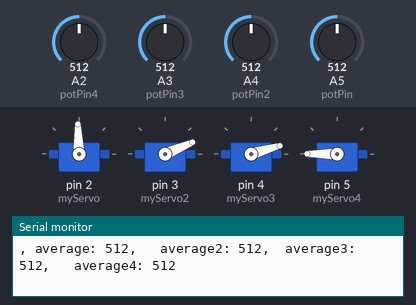
Bench run of a sketch on a simulated Arduino Uno, built with avr-gcc and run on an emulated ATmega328P. Parts: 4 × servo, the last lines printed to the serial monitor. The test bench sets the inputs (shaded band); at power-on: A3 (potPin3) = 512, A5 (potPin) = 512, A4 (potPin2) = 512, A2 (potPin4) = 512.

Above: at 1.2 s.
1.3 s: A3 (potPin3) set to 118
4.3 s: A3 (potPin3) set to 98
At 5.8 s:
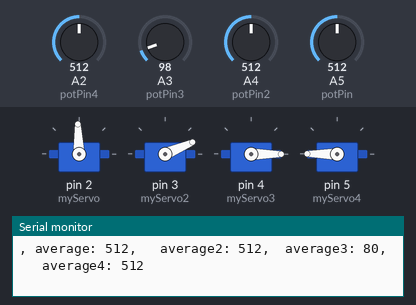
6.1 s: A5 (potPin) set to 116
9.1 s: A5 (potPin) set to 102
At 10.6 s:
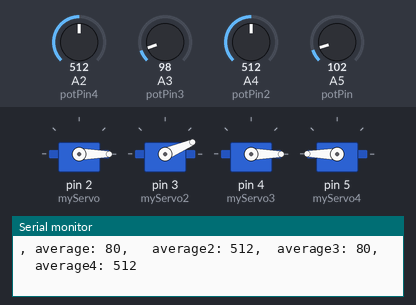
10.9 s: A4 (potPin2) set to 716
At 12.8 s:
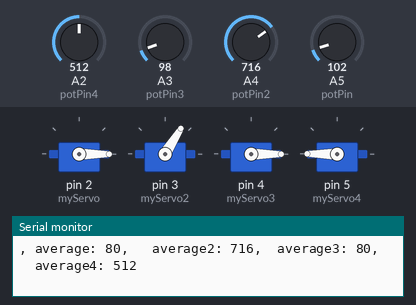
13.9 s: A2 (potPin4) set to 126
16.9 s: A2 (potPin4) set to 113
At 18.1 s:
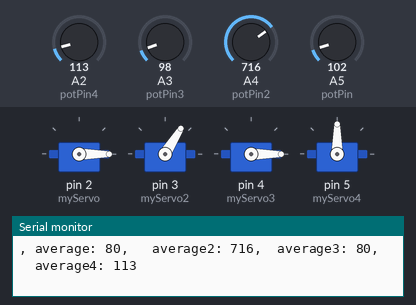
Timing chart, 0 to 19.8 s (numbered marks = the images above; inputs shaded):
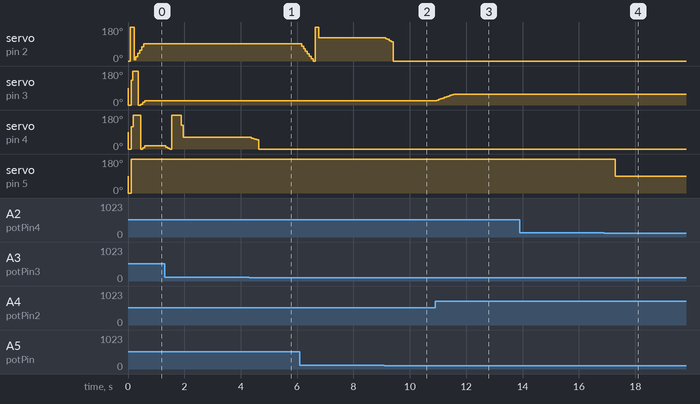

Measured:
- the behaviour switches between 110 and 109 on A3 (potPin3) (found by bisection; images 0 and 1)
- the behaviour switches between 110 and 109 on A5 (potPin) (found by bisection; images 1 and 2)
- the behaviour switches between 119 and 118 on A2 (potPin4) (found by bisection; images 3 and 4)
- after the input at 4.3 s, servo on pin 4 (myServo3): moves from 62° to 0° over 0.27 s, starting after 0.07 s
- after the input at 9.1 s, servo on pin 2 (myServo): moves from 124° to 0° over 0.27 s, starting at once
- after the input at 10.9 s, servo on pin 3 (myServo2): moves from 23° to 58° over 0.60 s, starting after 0.06 s
- after the input at 16.9 s, servo on pin 5 (myServo4): 180° → 90° after 0.40 s

The sketch:

finalHope_0808.ino
```cpp
/*
  Controlling a servo position using a potentiometer (variable resistor)
  by Michal Rinott <http://people.interaction-ivrea.it/m.rinott>

  modified on 8 Nov 2013
  by Scott Fitzgerald
  http://www.arduino.cc/en/Tutorial/Knob
*/

#include <Servo.h>
//#define TURN_TIME 2000

Servo myServo;  // create servo object to control a servo
Servo myServo2;
Servo myServo3;
Servo myServo4;

int potPin = A5;  // analog pin used to connect the potentiometer
int potPin2 = A4;
int potPin3 = A3;
int potPin4 = A2;
int mapVal;
int mapVal2;
int mapVal3;
int mapVal4;
//int val; // variable to read the value from the analog pin
//int val2;
//int val3;
//int val4;

const int numReadings = 10;
const int numReadings2 = 10;
const int numReadings3 = 10;
const int numReadings4 = 10;

int readings[numReadings];      // the readings from the analog input
int readings2[numReadings2];
int readings3[numReadings3];
int readings4[numReadings4];

int readIndex = 0;              // the index of the current reading
int readIndex2 = 0;
int readIndex3 = 0;
int readIndex4 = 0;

int total = 0;                  // the running total
int total2 = 0;
int total3 = 0;
int total4 = 0;

int average = 0;                // the average
int average2 = 0;
int average3 = 0;
int average4 = 0;

int switch1 = 3;
//int label1 = 0
//int label2 = 1;

void setup() {
  myServo.attach(2);  // attaches the servo on pin 9 to the servo object
  myServo2.attach(3);
  myServo3.attach(4);
  myServo4.attach(5);
  // initialize serial communication with computer:
  Serial.begin(9600);
  // initialize all the readings to 0:
  for (int thisReading = 0; thisReading < numReadings; thisReading++) {
    readings[thisReading] = 0;
  }
  for (int thisReading2 = 0; thisReading2 < numReadings2; thisReading2++) {
    readings2[thisReading2] = 0;
  }
  for (int thisReading3 = 0; thisReading3 < numReadings3; thisReading3++) {
    readings3[thisReading3] = 0;
  }
  for (int thisReading4 = 0; thisReading4 < numReadings4; thisReading4++) {
    readings4[thisReading4] = 0;
  }
}
void loop() {

  // subtract the last reading:
  total = total - readings[readIndex];
  // read from the sensor:
  readings[readIndex] = analogRead(potPin);
  // add the reading to the total:
  total = total + readings[readIndex];
  // advance to the next position in the array:
  readIndex = readIndex + 1;

  // if we're at the end of the array...
  if (readIndex >= numReadings) {
    // ...wrap around to the beginning:
    readIndex = 0;
  }

  // calculate the average:
  average = total / numReadings;// send it to the computer as ASCII digits

  if (average < 110) {
    average = 80;
  }

  mapVal = map(average, 80, 132, 0, 180);
  Serial.print(", average: ");
  Serial.print(average);

  myServo.write(mapVal);
  delay(1);        // delay in between reads for stability

  total2 = total2 - readings2[readIndex2];
  readings2[readIndex2] = analogRead(potPin2);
  total2 = total2 + readings2[readIndex2];
  readIndex2 = readIndex2 + 1;

  if (readIndex2 >= numReadings2) {
    readIndex2 = 0;
  }

  average2 = total2 / numReadings2;
  if (average2 < 110) {
    average2 = 80;
  }

  mapVal2 = map(average2, 80, 180, 0, 180);
  Serial.print(",   average2: ");
  Serial.print(average2);

  myServo2.write(mapVal2);
  delay(1);

  total3 = total3 - readings3[readIndex3];
  readings3[readIndex3] = analogRead(potPin3);
  total3 = total3 + readings3[readIndex3];
  readIndex3 = readIndex3 + 1;

  if (readIndex3 >= numReadings3) {
    readIndex3 = 0;
  }

  average3 = total3 / numReadings3;
  if (average3 < 110) {
    average3 = 80;
  }

  mapVal3 = map(average3, 80, 190, 0, 180);
  Serial.print(",  average3: ");
  Serial.print(average3);

  myServo3.write(mapVal3);
  delay(1);

  total4 = total4 - readings4[readIndex4];
  readings4[readIndex4] = analogRead(potPin4);
  total4 = total4 + readings4[readIndex4];
  readIndex4 = readIndex4 + 1;

  if (readIndex4 >= numReadings4) {   //this is for capping high values for the servo so it doesn't go crazy
    readIndex4 = 0;
  }

  average4 = total4 / numReadings4;
  if (average4 <= 110) {
    myServo4.write(0);
  }

  if (average4 >= 120) {
    myServo4.write(180);
  }

  if (average4 > 111 && (average4 < 119)) {
    myServo4.write(90);
  }
  Serial.print(",   average4: ");
  Serial.println(average4);
  //Serial.println;
  /*mapVal4 = map(average4, 80, 120, 0, 172);
  Serial.print(",   average4: ");
  Serial.print(average4);
  Serial.print(", angle4: ");
  Serial.println(mapVal4);

  myServo4.write(average4);
  delay(1);
*/
  /* switch (switch1) {
    case 1:
    if (switch1 != 1) {
      if (average4 = 120) {
        myServo4.write(180);
        delay(TURN_TIME);
        myServo4.write(90);
        switch1 = 1;
      }
    }
      break;
    case 2:
    if (switch1 != 0) {
      if (average4 = 80) {
        myServo4.write(0);
        delay(TURN_TIME);
        myServo4.write(90);
        switch1 = 0;
      }
    }
      break;
    default:
      myServo4.write(90);
      break;
    }
    }

    if (switch1 != 1) {
    if (average4 = 120) {
      myServo4.write(180);
      delay(TURN_TIME);
      myServo4.write(90);
      switch1 = 1;
    }
    }
    else if (switch1 != 0) {
    if (average4 = 80) {
      myServo4.write(0);
      delay(TURN_TIME);
      myServo4.write(90);
      switch1 = 0;
    }
    }
  */
}
```
